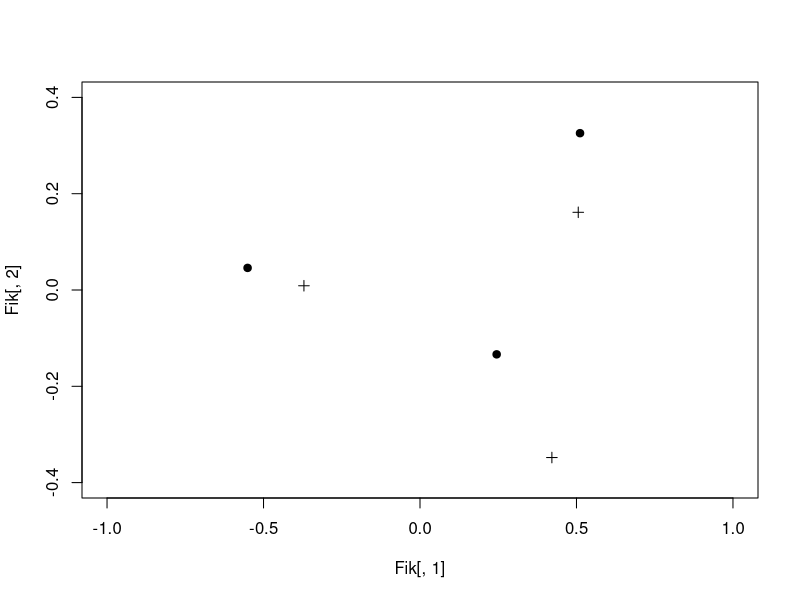

The R source for this figure:
# SINGULAR VALUE DECOMPOSITION --------------------------------------------------

A<-matrix(c(395,147,694,2456,152,327,1758,916,1347),3)
U<-rep(1,3)
U<-as.matrix(rep(1,3),3)

n<-t(U)%*%A%*%U
#ou
n<-sum(A)

P <- (1/n[[1]])*A #matriz de proporcoes

r<-P%*%U # definicao da massa de linhas
c<-t(P)%*%U # definicao da massa de colunas

Dr<-diag(as.vector(r))
Dc<-diag(as.vector(c)) 

S<- solve(Dr^(1/2))%*%(P-r%*%t(c))%*%solve(Dc^(1/2))
S

S2<-sum(diag(S%*%t(S)))

Vt<-t(U)%*%U

dec <- svd(S)

# ------------------------------------------------------------------------------

R<-solve(Dr)%*% P # PERIFL DE LINHA
C<-solve(Dc%*%t(P)) # PERFIL DE COLUNA

centroidedeC<-t(C)%*%c
# verifique que eh igual a massa de colunas

phi <- solve(Dr^(1/2))%*%dec$u 
tau <- solve(Dc^(1/2))%*%dec$v

Fik<-phi%*%diag(dec$d)
Gjk<-tau%*%diag(dec$d)

plot(x=Fik[,1],y = Fik[,2], pch = 3, ylim = c(-0.4,0.4), xlim = c(-1,1))
points(x=Gjk[,1],y = Gjk[,2], pch = 19)

# fraude acontece mais em grande oslo
# fraude apresenta uma associação maior com grande oslo
